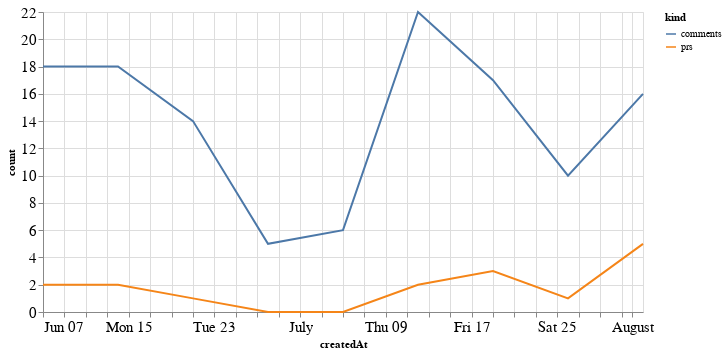

This figure's notebook cell:
### Code cell
alt.Chart(total_time, width=600).mark_line().encode(
    x='createdAt',
    y='count',
    color='kind'
)

### Figure 1 — Vega-Lite specification as saved in the notebook (floating-point values rounded to 4 significant figures)
{"config": {"axisLeft": {"labelFontSize": 15}, "axisBottom": {"labelFontSize": 15}}, "data": {"name": "data-5fa3638cd12d5a2e63f930849d68064e"}, "mark": "line", "encoding": {"color": {"type": "nominal", "field": "kind"}, "x": {"type": "temporal", "field": "createdAt"}, "y": {"type": "quantitative", "field": "count"}}, "width": 600, "$schema": "https://vega.github.io/schema/vega-lite/v4.8.1.json", "datasets": {"data-5fa3638cd12d5a2e63f930849d68064e": [{"createdAt": "2020-06-07T00:00:00", "kind": "prs", "count": 2}, {"createdAt": "2020-06-14T00:00:00", "kind": "prs", "count": 2}, {"createdAt": "2020-06-21T00:00:00", "kind": "prs", "count": 1}, {"createdAt": "2020-06-28T00:00:00", "kind": "prs", "count": 0}, {"createdAt": "2020-07-05T00:00:00", "kind": "prs", "count": 0}, {"createdAt": "2020-07-12T00:00:00", "kind": "prs", "count": 2}, {"createdAt": "2020-07-19T00:00:00", "kind": "prs", "count": 3}, {"createdAt": "2020-07-26T00:00:00", "kind": "prs", "count": 1}, {"createdAt": "2020-08-02T00:00:00", "kind": "prs", "count": 5}, {"createdAt": "2020-06-07T00:00:00", "kind": "comments", "count": 18}, {"createdAt": "2020-06-14T00:00:00", "kind": "comments", "count": 18}, {"createdAt": "2020-06-21T00:00:00", "kind": "comments", "count": 14}, {"createdAt": "2020-06-28T00:00:00", "kind": "comments", "count": 5}, {"createdAt": "2020-07-05T00:00:00", "kind": "comments", "count": 6}, {"createdAt": "2020-07-12T00:00:00", "kind": "comments", "count": 22}, {"createdAt": "2020-07-19T00:00:00", "kind": "comments", "count": 17}, {"createdAt": "2020-07-26T00:00:00", "kind": "comments", "count": 10}, {"createdAt": "2020-08-02T00:00:00", "kind": "comments", "count": 16}]}}
